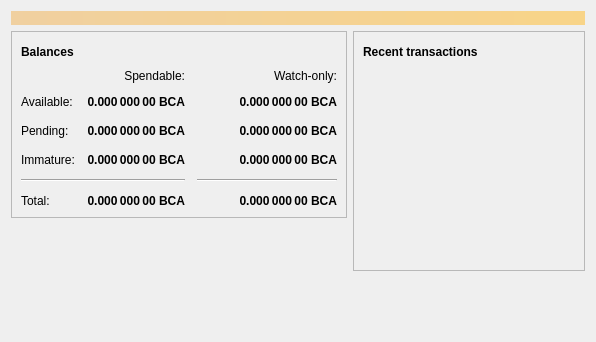
<?xml version="1.0" encoding="UTF-8"?>
<ui version="4.0">
 <class>OverviewPage</class>
 <widget class="QWidget" name="OverviewPage">
  <property name="geometry">
   <rect>
    <x>0</x>
    <y>0</y>
    <width>596</width>
    <height>342</height>
   </rect>
  </property>
  <property name="windowTitle">
   <string>Form</string>
  </property>
  <layout class="QVBoxLayout" name="topLayout">
   <item>
    <widget class="QLabel" name="labelAlerts">
     <property name="visible">
      <bool>false</bool>
     </property>
     <property name="styleSheet">
      <string notr="true">QLabel { background-color: qlineargradient(x1: 0, y1: 0, x2: 1, y2: 0, stop:0 #F0D0A0, stop:1 #F8D488); color:#000000; }</string>
     </property>
     <property name="wordWrap">
      <bool>true</bool>
     </property>
     <property name="margin">
      <number>3</number>
     </property>
     <property name="textInteractionFlags">
      <set>Qt::TextSelectableByMouse</set>
     </property>
    </widget>
   </item>
   <item>
    <layout class="QHBoxLayout" name="horizontalLayout" stretch="1,1">
     <item>
      <layout class="QVBoxLayout" name="verticalLayout_2">
       <item>
        <widget class="QFrame" name="frame">
         <property name="frameShape">
          <enum>QFrame::StyledPanel</enum>
         </property>
         <property name="frameShadow">
          <enum>QFrame::Raised</enum>
         </property>
         <layout class="QVBoxLayout" name="verticalLayout_4">
          <item>
           <layout class="QHBoxLayout" name="horizontalLayout_4">
            <item>
             <widget class="QLabel" name="label_5">
              <property name="font">
               <font>
                <weight>75</weight>
                <bold>true</bold>
               </font>
              </property>
              <property name="text">
               <string>Balances</string>
              </property>
             </widget>
            </item>
            <item>
             <widget class="QPushButton" name="labelWalletStatus">
              <property name="enabled">
               <bool>true</bool>
              </property>
              <property name="maximumSize">
               <size>
                <width>30</width>
                <height>16777215</height>
               </size>
              </property>
              <property name="toolTip">
               <string>The displayed information may be out of date. Your wallet automatically synchronizes with the Bitcoin network after a connection is established, but this process has not completed yet.</string>
              </property>
              <property name="text">
               <string/>
              </property>
              <property name="icon">
               <iconset resource="../bitcoin.qrc">
                <normaloff>:/icons/warning</normaloff>
                <disabledoff>:/icons/warning</disabledoff>:/icons/warning</iconset>
              </property>
              <property name="iconSize">
               <size>
                <width>24</width>
                <height>24</height>
               </size>
              </property>
              <property name="flat">
               <bool>true</bool>
              </property>
             </widget>
            </item>
            <item>
             <spacer name="horizontalSpacer_3">
              <property name="orientation">
               <enum>Qt::Horizontal</enum>
              </property>
              <property name="sizeHint" stdset="0">
               <size>
                <width>40</width>
                <height>20</height>
               </size>
              </property>
             </spacer>
            </item>
           </layout>
          </item>
          <item>
           <layout class="QGridLayout" name="gridLayout">
            <property name="spacing">
             <number>12</number>
            </property>
            <item row="2" column="2">
             <widget class="QLabel" name="labelWatchPending">
              <property name="font">
               <font>
                <weight>75</weight>
                <bold>true</bold>
               </font>
              </property>
              <property name="cursor">
               <cursorShape>IBeamCursor</cursorShape>
              </property>
              <property name="toolTip">
               <string>Unconfirmed transactions to watch-only addresses</string>
              </property>
              <property name="text">
               <string notr="true">0.000 000 00 BCA</string>
              </property>
              <property name="alignment">
               <set>Qt::AlignRight|Qt::AlignTrailing|Qt::AlignVCenter</set>
              </property>
              <property name="textInteractionFlags">
               <set>Qt::LinksAccessibleByMouse|Qt::TextSelectableByKeyboard|Qt::TextSelectableByMouse</set>
              </property>
             </widget>
            </item>
            <item row="2" column="1">
             <widget class="QLabel" name="labelUnconfirmed">
              <property name="font">
               <font>
                <weight>75</weight>
                <bold>true</bold>
               </font>
              </property>
              <property name="cursor">
               <cursorShape>IBeamCursor</cursorShape>
              </property>
              <property name="toolTip">
               <string>Total of transactions that have yet to be confirmed, and do not yet count toward the spendable balance</string>
              </property>
              <property name="text">
               <string notr="true">0.000 000 00 BCA</string>
              </property>
              <property name="alignment">
               <set>Qt::AlignRight|Qt::AlignTrailing|Qt::AlignVCenter</set>
              </property>
              <property name="textInteractionFlags">
               <set>Qt::LinksAccessibleByMouse|Qt::TextSelectableByKeyboard|Qt::TextSelectableByMouse</set>
              </property>
             </widget>
            </item>
            <item row="3" column="2">
             <widget class="QLabel" name="labelWatchImmature">
              <property name="font">
               <font>
                <weight>75</weight>
                <bold>true</bold>
               </font>
              </property>
              <property name="cursor">
               <cursorShape>IBeamCursor</cursorShape>
              </property>
              <property name="toolTip">
               <string>Mined balance in watch-only addresses that has not yet matured</string>
              </property>
              <property name="text">
               <string notr="true">0.000 000 00 BCA</string>
              </property>
              <property name="alignment">
               <set>Qt::AlignRight|Qt::AlignTrailing|Qt::AlignVCenter</set>
              </property>
              <property name="textInteractionFlags">
               <set>Qt::LinksAccessibleByMouse|Qt::TextSelectableByKeyboard|Qt::TextSelectableByMouse</set>
              </property>
             </widget>
            </item>
            <item row="4" column="0" colspan="2">
             <widget class="Line" name="line">
              <property name="orientation">
               <enum>Qt::Horizontal</enum>
              </property>
             </widget>
            </item>
            <item row="4" column="2">
             <widget class="Line" name="lineWatchBalance">
              <property name="sizePolicy">
               <sizepolicy hsizetype="Preferred" vsizetype="Fixed">
                <horstretch>0</horstretch>
                <verstretch>0</verstretch>
               </sizepolicy>
              </property>
              <property name="minimumSize">
               <size>
                <width>140</width>
                <height>0</height>
               </size>
              </property>
              <property name="orientation">
               <enum>Qt::Horizontal</enum>
              </property>
             </widget>
            </item>
            <item row="5" column="0">
             <widget class="QLabel" name="labelTotalText">
              <property name="text">
               <string>Total:</string>
              </property>
             </widget>
            </item>
            <item row="3" column="1">
             <widget class="QLabel" name="labelImmature">
              <property name="font">
               <font>
                <weight>75</weight>
                <bold>true</bold>
               </font>
              </property>
              <property name="cursor">
               <cursorShape>IBeamCursor</cursorShape>
              </property>
              <property name="toolTip">
               <string>Mined balance that has not yet matured</string>
              </property>
              <property name="text">
               <string notr="true">0.000 000 00 BCA</string>
              </property>
              <property name="alignment">
               <set>Qt::AlignRight|Qt::AlignTrailing|Qt::AlignVCenter</set>
              </property>
              <property name="textInteractionFlags">
               <set>Qt::LinksAccessibleByMouse|Qt::TextSelectableByKeyboard|Qt::TextSelectableByMouse</set>
              </property>
             </widget>
            </item>
            <item row="2" column="3">
             <spacer name="horizontalSpacer_2">
              <property name="orientation">
               <enum>Qt::Horizontal</enum>
              </property>
              <property name="sizeHint" stdset="0">
               <size>
                <width>40</width>
                <height>20</height>
               </size>
              </property>
             </spacer>
            </item>
            <item row="3" column="0">
             <widget class="QLabel" name="labelImmatureText">
              <property name="text">
               <string>Immature:</string>
              </property>
             </widget>
            </item>
            <item row="5" column="1">
             <widget class="QLabel" name="labelTotal">
              <property name="font">
               <font>
                <weight>75</weight>
                <bold>true</bold>
               </font>
              </property>
              <property name="cursor">
               <cursorShape>IBeamCursor</cursorShape>
              </property>
              <property name="toolTip">
               <string>Your current total balance</string>
              </property>
              <property name="text">
               <string notr="true">0.000 000 00 BCA</string>
              </property>
              <property name="alignment">
               <set>Qt::AlignRight|Qt::AlignTrailing|Qt::AlignVCenter</set>
              </property>
              <property name="textInteractionFlags">
               <set>Qt::LinksAccessibleByMouse|Qt::TextSelectableByKeyboard|Qt::TextSelectableByMouse</set>
              </property>
             </widget>
            </item>
            <item row="5" column="2">
             <widget class="QLabel" name="labelWatchTotal">
              <property name="font">
               <font>
                <weight>75</weight>
                <bold>true</bold>
               </font>
              </property>
              <property name="cursor">
               <cursorShape>IBeamCursor</cursorShape>
              </property>
              <property name="toolTip">
               <string>Current total balance in watch-only addresses</string>
              </property>
              <property name="text">
               <string notr="true">0.000 000 00 BCA</string>
              </property>
              <property name="alignment">
               <set>Qt::AlignRight|Qt::AlignTrailing|Qt::AlignVCenter</set>
              </property>
              <property name="textInteractionFlags">
               <set>Qt::LinksAccessibleByMouse|Qt::TextSelectableByKeyboard|Qt::TextSelectableByMouse</set>
              </property>
             </widget>
            </item>
            <item row="0" column="2">
             <widget class="QLabel" name="labelWatchonly">
              <property name="text">
               <string>Watch-only:</string>
              </property>
              <property name="alignment">
               <set>Qt::AlignRight|Qt::AlignTrailing|Qt::AlignVCenter</set>
              </property>
             </widget>
            </item>
            <item row="1" column="0">
             <widget class="QLabel" name="labelBalanceText">
              <property name="text">
               <string>Available:</string>
              </property>
             </widget>
            </item>
            <item row="1" column="1">
             <widget class="QLabel" name="labelBalance">
              <property name="font">
               <font>
                <weight>75</weight>
                <bold>true</bold>
               </font>
              </property>
              <property name="cursor">
               <cursorShape>IBeamCursor</cursorShape>
              </property>
              <property name="toolTip">
               <string>Your current spendable balance</string>
              </property>
              <property name="text">
               <string notr="true">0.000 000 00 BCA</string>
              </property>
              <property name="alignment">
               <set>Qt::AlignRight|Qt::AlignTrailing|Qt::AlignVCenter</set>
              </property>
              <property name="textInteractionFlags">
               <set>Qt::LinksAccessibleByMouse|Qt::TextSelectableByKeyboard|Qt::TextSelectableByMouse</set>
              </property>
             </widget>
            </item>
            <item row="1" column="2">
             <widget class="QLabel" name="labelWatchAvailable">
              <property name="font">
               <font>
                <weight>75</weight>
                <bold>true</bold>
               </font>
              </property>
              <property name="cursor">
               <cursorShape>IBeamCursor</cursorShape>
              </property>
              <property name="toolTip">
               <string>Your current balance in watch-only addresses</string>
              </property>
              <property name="text">
               <string notr="true">0.000 000 00 BCA</string>
              </property>
              <property name="alignment">
               <set>Qt::AlignRight|Qt::AlignTrailing|Qt::AlignVCenter</set>
              </property>
              <property name="textInteractionFlags">
               <set>Qt::LinksAccessibleByMouse|Qt::TextSelectableByKeyboard|Qt::TextSelectableByMouse</set>
              </property>
             </widget>
            </item>
            <item row="2" column="0">
             <widget class="QLabel" name="labelPendingText">
              <property name="text">
               <string>Pending:</string>
              </property>
             </widget>
            </item>
            <item row="0" column="1">
             <widget class="QLabel" name="labelSpendable">
              <property name="text">
               <string>Spendable:</string>
              </property>
              <property name="alignment">
               <set>Qt::AlignRight|Qt::AlignTrailing|Qt::AlignVCenter</set>
              </property>
             </widget>
            </item>
           </layout>
          </item>
         </layout>
        </widget>
       </item>
       <item>
        <spacer name="verticalSpacer">
         <property name="orientation">
          <enum>Qt::Vertical</enum>
         </property>
         <property name="sizeHint" stdset="0">
          <size>
           <width>20</width>
           <height>40</height>
          </size>
         </property>
        </spacer>
       </item>
      </layout>
     </item>
     <item>
      <layout class="QVBoxLayout" name="verticalLayout_3">
       <item>
        <widget class="QFrame" name="frame_2">
         <property name="frameShape">
          <enum>QFrame::StyledPanel</enum>
         </property>
         <property name="frameShadow">
          <enum>QFrame::Raised</enum>
         </property>
         <layout class="QVBoxLayout" name="verticalLayout">
          <item>
           <layout class="QHBoxLayout" name="horizontalLayout_2">
            <item>
             <widget class="QLabel" name="label_4">
              <property name="font">
               <font>
                <weight>75</weight>
                <bold>true</bold>
               </font>
              </property>
              <property name="text">
               <string>Recent transactions</string>
              </property>
             </widget>
            </item>
            <item>
             <widget class="QPushButton" name="labelTransactionsStatus">
              <property name="enabled">
               <bool>true</bool>
              </property>
              <property name="maximumSize">
               <size>
                <width>30</width>
                <height>16777215</height>
               </size>
              </property>
              <property name="toolTip">
               <string>The displayed information may be out of date. Your wallet automatically synchronizes with the Bitcoin network after a connection is established, but this process has not completed yet.</string>
              </property>
              <property name="text">
               <string/>
              </property>
              <property name="icon">
               <iconset resource="../bitcoin.qrc">
                <normaloff>:/icons/warning</normaloff>
                <disabledoff>:/icons/warning</disabledoff>:/icons/warning</iconset>
              </property>
              <property name="iconSize">
               <size>
                <width>24</width>
                <height>24</height>
               </size>
              </property>
              <property name="flat">
               <bool>true</bool>
              </property>
             </widget>
            </item>
            <item>
             <spacer name="horizontalSpacer">
              <property name="orientation">
               <enum>Qt::Horizontal</enum>
              </property>
              <property name="sizeHint" stdset="0">
               <size>
                <width>40</width>
                <height>20</height>
               </size>
              </property>
             </spacer>
            </item>
           </layout>
          </item>
          <item>
           <widget class="QListView" name="listTransactions">
            <property name="styleSheet">
             <string notr="true">QListView { background: transparent; }</string>
            </property>
            <property name="frameShape">
             <enum>QFrame::NoFrame</enum>
            </property>
            <property name="verticalScrollBarPolicy">
             <enum>Qt::ScrollBarAlwaysOff</enum>
            </property>
            <property name="horizontalScrollBarPolicy">
             <enum>Qt::ScrollBarAlwaysOff</enum>
            </property>
            <property name="selectionMode">
             <enum>QAbstractItemView::NoSelection</enum>
            </property>
           </widget>
          </item>
         </layout>
        </widget>
       </item>
       <item>
        <spacer name="verticalSpacer_2">
         <property name="orientation">
          <enum>Qt::Vertical</enum>
         </property>
         <property name="sizeHint" stdset="0">
          <size>
           <width>20</width>
           <height>40</height>
          </size>
         </property>
        </spacer>
       </item>
      </layout>
     </item>
    </layout>
   </item>
  </layout>
 </widget>
 <resources/>
 <connections/>
</ui>
